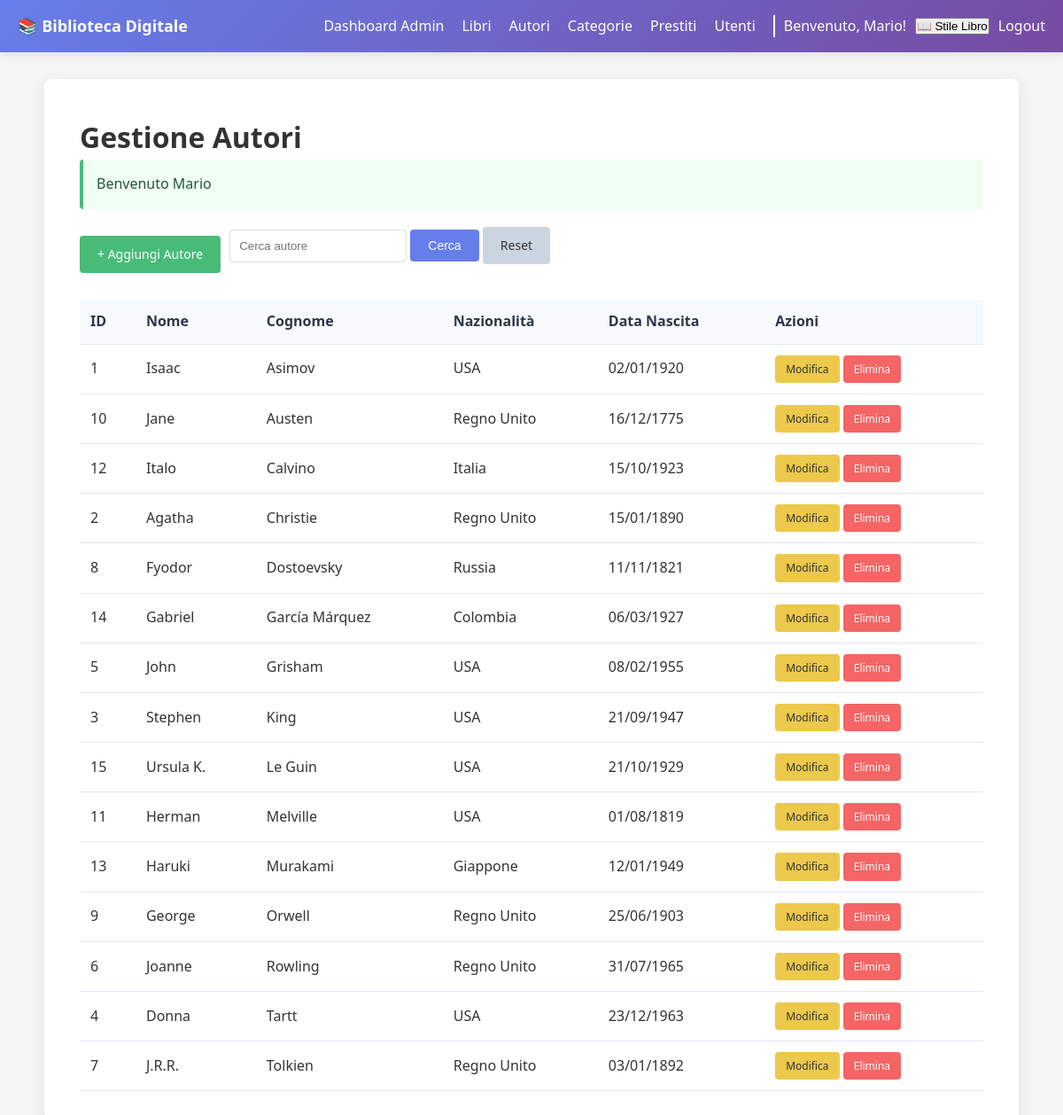
Screenshot of /admin/autori/index.php (signed in) with the database file from the repository.
### tables this page shows
CREATE TABLE IF NOT EXISTS autori (
    id INT AUTO_INCREMENT PRIMARY KEY,
    nome VARCHAR(100) NOT NULL,
    cognome VARCHAR(100) NOT NULL,
    nazionalita VARCHAR(100),
    data_nascita DATE,
    biografia TEXT
);

### admin/autori/index.php (the view, shortened to what this page needs)
<?php
require_once '../../config/database.php';
require_once '../../includes/functions.php';
$search = $_GET['search'] ?? '';
$sql = "SELECT * FROM autori WHERE 1=1";
$sql .= " ORDER BY cognome, nome ASC";
$result = $conn->query($sql);
?>
<!DOCTYPE html>
<html lang="it">
<head>
    <link rel="stylesheet" href="../../assets/css/style.css">
</head>
<body>
    <?php include '../../includes/navbar.php'; ?>
    <div class="container">
        <h1>Gestione Autori</h1>
        <?php mostra_messaggio(); ?>
        <div class="toolbar">
            <a href="create.php" class="btn btn-success">+ Aggiungi Autore</a>
            <form method="GET" class="search-form" style="display:inline;">
                <input type="text" name="search" placeholder="Cerca autore" value="<?php echo $search; ?>">
                <button type="submit" class="btn btn-primary">Cerca</button>
                <a href="index.php" class="btn btn-secondary">Reset</a>
            </form>
        </div>
        <table class="table">
            <thead>
                <tr>
                    <th>ID</th>
                    <th>Nome</th>
                    <th>Cognome</th>
                    <th>Nazionalità</th>
                    <th>Data Nascita</th>
                    <th>Azioni</th>
                </tr>
            </thead>
            <tbody>
                <?php if ($result->num_rows > 0): ?>
                    <?php while($autore = $result->fetch_assoc()): ?>
                        <tr>
                            <td><?php echo $autore['id']; ?></td>
                            <td><?php echo $autore['nome']; ?></td>
                            <td><?php echo $autore['cognome']; ?></td>
                            <td><?php echo $autore['nazionalita'] ?? '-'; ?></td>
                            <td><?php echo $autore['data_nascita'] ? date('d/m/Y', strtotime($autore['data_nascita'])) : '-'; ?></td>
                            <td>
                                <a href="edit.php?id=<?php echo $autore['id']; ?>" class="btn btn-small btn-warning">Modifica</a>
                                <a href="delete.php?id=<?php echo $autore['id']; ?>" class="btn btn-small btn-danger" onclick="return confirm('Sicuro?')">Elimina</a>
                            </td>
                        </tr>
                    <?php endwhile; ?>
                <?php else: ?>
                    <tr>
                        <td colspan="6" style="text-align:center;">Nessun autore trovato</td>
                    </tr>
                <?php endif; ?>
            </tbody>
        </table>
    </div>
</body>
</html>

### includes/navbar.php
<nav class="navbar">
    <div class="navbar-brand">
        <a href="<?php echo SITE_URL; ?>index.php" style="font-weight: bold; font-size: 18px;">📚 <?php echo SITE_NAME; ?></a>
    </div>
    <div class="navbar-menu">
        <?php if (is_logged_in()): ?>
            <?php if (is_admin()): ?>
                <a href="<?php echo SITE_URL; ?>admin/dashboard.php">Dashboard Admin</a>
                <a href="<?php echo SITE_URL; ?>admin/libri/index.php">Libri</a>
                <a href="<?php echo SITE_URL; ?>admin/autori/index.php">Autori</a>
                <a href="<?php echo SITE_URL; ?>admin/categorie/index.php">Categorie</a>
                <a href="<?php echo SITE_URL; ?>admin/prestiti/index.php">Prestiti</a>
                <a href="<?php echo SITE_URL; ?>admin/utenti/index.php">Utenti</a>
            <?php else: ?>
                <a href="<?php echo SITE_URL; ?>user/dashboard.php">Dashboard</a>
                <a href="<?php echo SITE_URL; ?>user/catalogo.php">Catalogo</a>
                <a href="<?php echo SITE_URL; ?>user/miei_prestiti.php">I Miei Prestiti</a>
            <?php endif; ?>
            <span class="user-info">
                Benvenuto, <?php echo $_SESSION['nome']; ?>!
                <button id="book-style-toggle" onclick="toggleBookStyle()">📖 <span>Stile Libro</span></button>
                <a href="<?php echo SITE_URL; ?>auth/logout.php">Logout</a>
            </span>
        <?php else: ?>
            <a href="<?php echo SITE_URL; ?>auth/login.php">Login</a>
            <a href="<?php echo SITE_URL; ?>auth/register.php">Registrati</a>
        <?php endif; ?>
    </div>
</nav>

### includes/functions.php (shortened to what this page needs)
<?php
function is_logged_in() {
    return isset($_SESSION['user_id']);
}
function is_admin() {
    return isset($_SESSION['ruolo']) && $_SESSION['ruolo'] === 'admin';
}
function mostra_messaggio() {
    if (isset($_SESSION['message'])) {
        $type = $_SESSION['message_type'] ?? 'info';
        $message = $_SESSION['message'];
        echo "<div class='alert alert-{$type}'>{$message}</div>";
    }
}
?>

### assets/css/style.css (style rules this page uses)
* { margin: 0; padding: 0; box-sizing: border-box; }
body { font-family: 'Segoe UI', Tahoma, Geneva, Verdana, sans-serif; line-height: 1.6; background-color: #f5f5f5; color: #333; }
.container { max-width: 1100px; margin: 30px auto; padding: 40px; background: white; border-radius: 8px; box-shadow: 0 4px 20px rgba(0,0,0,0.08); }
.navbar { background: linear-gradient(135deg, #667eea 0%, #764ba2 100%); color: white; padding: 15px 20px; display: flex; justify-content: space-between; align-items: center; box-shadow: 0 2px 10px rgba(0,0,0,0.1); }
.navbar-brand a { color: white; text-decoration: none; font-size: 24px; font-weight: bold; }
.navbar-menu { display: flex; gap: 20px; align-items: center; }
.navbar-menu a { color: white; text-decoration: none; transition: opacity 0.3s; }
.user-info { display: flex; gap: 10px; align-items: center; border-left: 2px solid white; padding-left: 10px; }
.btn { display: inline-block; padding: 10px 20px; text-decoration: none; border-radius: 4px; cursor: pointer; border: none; font-size: 14px; font-weight: 500; transition: all 0.3s; }
.btn-primary { background: #667eea; color: white; }
.btn-success { background: #48bb78; color: white; }
.btn-danger { background: #f56565; color: white; }
.btn-warning { background: #ecc94b; color: #333; }
.btn-secondary { background: #cbd5e0; color: #333; }
.btn-small { padding: 6px 12px; font-size: 12px; }
.alert { padding: 15px; margin-bottom: 20px; border-radius: 4px; border-left: 4px solid; }
.alert-success { background: #f0fff4; color: #22543d; border-color: #48bb78; }
.table { width: 100%; border-collapse: collapse; margin-top: 20px; }
.table th, .table td { padding: 12px; text-align: left; border-bottom: 1px solid #e2e8f0; }
.table th { background: #f7fafc; font-weight: bold; color: #2d3748; }
.user-info button#book-style-toggle span { display: inline; }
.search-form { display: flex; gap: 10px; margin-bottom: 20px; flex-wrap: wrap; }
.search-form input, .search-form select { padding: 10px; border: 1px solid #ddd; border-radius: 4px; }
.search-form input { flex: 1; min-width: 200px; }
.toolbar { display: flex; gap: 10px; margin-bottom: 20px; flex-wrap: wrap; align-items: center; }

### rows the page displays
autori: id "1", nome "Isaac", cognome "Asimov", nazionalita "USA", data_nascita "02/01/1920"
autori: id "10", nome "Jane", cognome "Austen", nazionalita "Regno Unito", data_nascita "16/12/1775"
autori: id "12", nome "Italo", cognome "Calvino", nazionalita "Italia", data_nascita "15/10/1923"
autori: id "2", nome "Agatha", cognome "Christie", nazionalita "Regno Unito", data_nascita "15/01/1890"
autori: id "8", nome "Fyodor", cognome "Dostoevsky", nazionalita "Russia", data_nascita "11/11/1821"
autori: id "14", nome "Gabriel", cognome "García Márquez", nazionalita "Colombia", data_nascita "06/03/1927"
autori: id "5", nome "John", cognome "Grisham", nazionalita "USA", data_nascita "08/02/1955"
autori: id "3", nome "Stephen", cognome "King", nazionalita "USA", data_nascita "21/09/1947"
autori: id "15", nome "Ursula K.", cognome "Le Guin", nazionalita "USA", data_nascita "21/10/1929"
autori: id "11", nome "Herman", cognome "Melville", nazionalita "USA", data_nascita "01/08/1819"
autori: id "13", nome "Haruki", cognome "Murakami", nazionalita "Giappone", data_nascita "12/01/1949"
autori: id "9", nome "George", cognome "Orwell", nazionalita "Regno Unito", data_nascita "25/06/1903"
autori: id "6", nome "Joanne", cognome "Rowling", nazionalita "Regno Unito", data_nascita "31/07/1965"
autori: id "4", nome "Donna", cognome "Tartt", nazionalita "USA", data_nascita "23/12/1963"
autori: id "7", nome "J.R.R.", cognome "Tolkien", nazionalita "Regno Unito", data_nascita "03/01/1892"

### other values shown
SITE_NAME "Biblioteca Digitale"
$_SESSION['nome'] "Mario"
$message "Benvenuto Mario"
